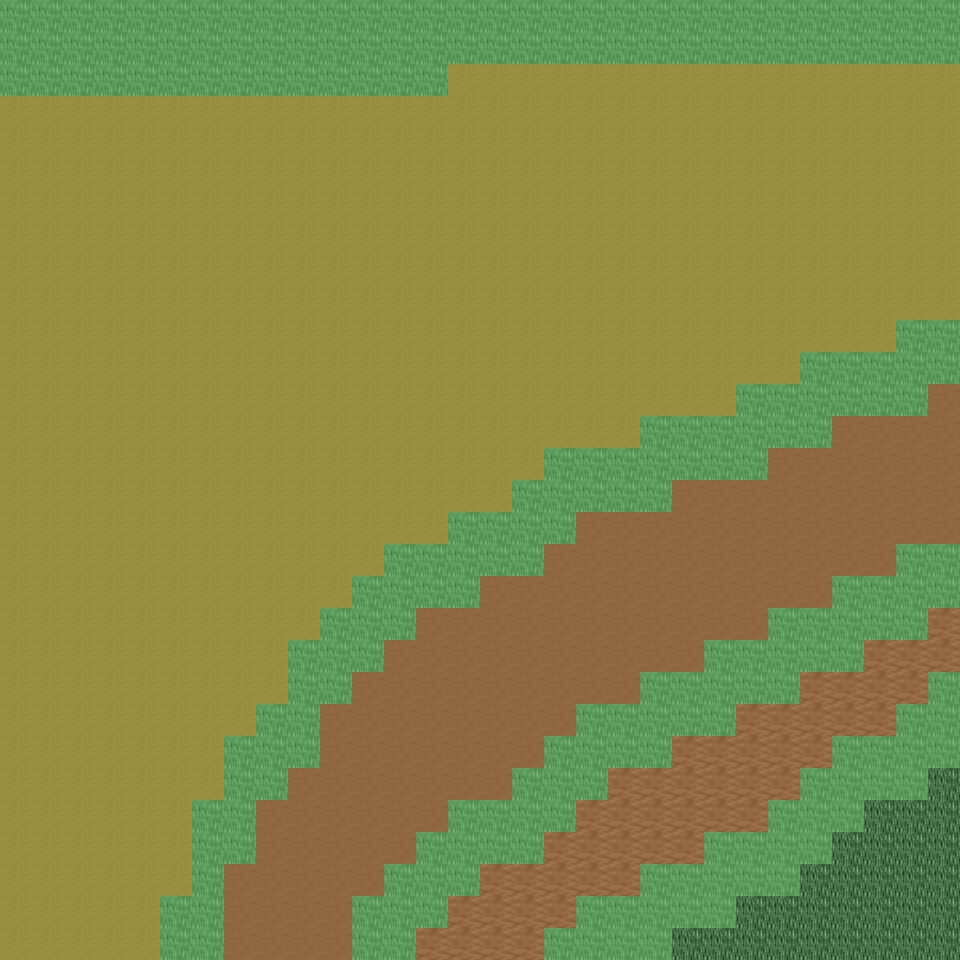

A level layout from a 2D game, rendered from its tile map. Below: a short description, then the map file with tile-grid data replaced by summaries:
An orthogonal 30x30 tile map with 32x32 px tiles, 6 tile layers (Ground, Object, Object2, Above, ...), 37 tilesets and 8 objects (8x mapExit).

<map version="1.0" orientation="orthogonal" renderorder="right-down" width="30" height="30" tilewidth="32" tileheight="32" nextobjectid="9">
  <tileset firstgid="1" name="tileset_ground_ground" tilewidth="32" tileheight="32" tilecount="33" columns="3">
    <image source="../drawable/tileset_ground_ground.png" width="96" height="352" />
  </tileset>
  <tileset firstgid="34" name="tileset_ground_ridge_earth_dark" tilewidth="32" tileheight="32" tilecount="96" columns="12">
    <image source="../drawable/tileset_ground_ridge_earth_dark.png" width="384" height="256" />
  </tileset>
  <tileset firstgid="130" name="tileset_logic_collision" tilewidth="32" tileheight="32" tilecount="1" columns="1">
    <image source="../drawable/tileset_logic_collision.png" width="32" height="32" />
  </tileset>
  <tileset firstgid="131" name="tileset_logic_portal" tilewidth="32" tileheight="32" tilecount="24" columns="8">
    <image source="../drawable/tileset_logic_portal.png" width="256" height="96" />
  </tileset>
  <tileset firstgid="155" name="tileset_building_fence_fence_chunky" tilewidth="32" tileheight="32" tilecount="21" columns="3">
    <image source="../drawable/tileset_building_fence_fence_chunky.png" width="96" height="224" />
  </tileset>
  <tileset firstgid="176" name="tileset_item_statue_girl_with_bird" tilewidth="32" tileheight="32" tilecount="12" columns="4">
    <image source="../drawable/tileset_item_statue_girl_with_bird.png" width="128" height="96" />
  </tileset>
  <tileset firstgid="188" name="tileset_plant_bush_hosta" tilewidth="32" tileheight="32" tilecount="9" columns="3">
    <image source="../drawable/tileset_plant_bush_hosta.png" width="96" height="96" />
  </tileset>
  <tileset firstgid="197" name="tileset_logic_item_sheepfood" tilewidth="32" tileheight="32" tilecount="1" columns="1">
    <image source="../drawable/tileset_logic_item_sheepfood.png" width="32" height="32" />
  </tileset>
  <tileset firstgid="198" name="tileset_ground_rock_rocks_3" tilewidth="32" tileheight="32" tilecount="16" columns="4">
    <image source="../drawable/tileset_ground_rock_rocks_3.png" width="128" height="128" />
  </tileset>
  <tileset firstgid="214" name="tileset_item_statue_crystal_statues" tilewidth="32" tileheight="32" tilecount="12" columns="6">
    <image source="../drawable/tileset_item_statue_crystal_statues.png" width="192" height="64" />
  </tileset>
  <tileset firstgid="226" name="tileset_plant_tree_maple_tree" tilewidth="32" tileheight="32" tilecount="72" columns="8">
    <image source="../drawable/tileset_plant_tree_maple_tree.png" width="256" height="288" />
  </tileset>
  <tileset firstgid="298" name="tileset_plant_stump_small_stump" tilewidth="32" tileheight="32" tilecount="4" columns="2">
    <image source="../drawable/tileset_plant_stump_small_stump.png" width="64" height="64" />
  </tileset>
  <tileset firstgid="302" name="tileset_item_statue_plants_potted_stone" tilewidth="32" tileheight="32" tilecount="6" columns="3">
    <image source="../drawable/tileset_item_statue_plants_potted_stone.png" width="96" height="64" />
  </tileset>
  <tileset firstgid="308" name="tileset_logic_creature_sheep" tilewidth="32" tileheight="32" tilecount="1" columns="1">
    <image source="../drawable/tileset_logic_creature_sheep.png" width="32" height="32" />
  </tileset>
  <tileset firstgid="309" name="tileset_furniture_chair_bench_white" tilewidth="32" tileheight="32" tilecount="8" columns="2">
    <image source="../drawable/tileset_furniture_chair_bench_white.png" width="64" height="128" />
  </tileset>
  <tileset firstgid="317" name="tileset_furniture_sink_dark_side_on" tilewidth="32" tileheight="32" tilecount="6" columns="3">
    <image source="../drawable/tileset_furniture_sink_dark_side_on.png" width="96" height="64" />
  </tileset>
  <tileset firstgid="323" name="tileset_object_birds" tilewidth="32" tileheight="32" tilecount="4" columns="2">
    <image source="../drawable/tileset_object_birds.png" width="64" height="64" />
  </tileset>
  <tileset firstgid="327" name="tileset_logic_creature_animal" tilewidth="32" tileheight="32" tilecount="32" columns="8">
    <image source="../drawable/tileset_logic_creature_animal.png" width="256" height="128" />
  </tileset>
  <tileset firstgid="359" name="tileset_ground_earth_edges" tilewidth="32" tileheight="32" tilecount="18" columns="6">
    <image source="../drawable/tileset_ground_earth_edges.png" width="192" height="96" />
  </tileset>
  <tileset firstgid="377" name="tileset_ground_grass_corners" tilewidth="32" tileheight="32" tilecount="24" columns="6">
    <image source="../drawable/tileset_ground_grass_corners.png" width="192" height="128" />
  </tileset>
  <tileset firstgid="401" name="tileset_building_stairs_stairs_grey" tilewidth="32" tileheight="32" tilecount="6" columns="3">
    <image source="../drawable/tileset_building_stairs_stairs_grey.png" width="96" height="64" />
  </tileset>
  <tileset firstgid="407" name="tileset_logic_creature_ent" tilewidth="32" tileheight="32" tilecount="4" columns="4">
    <image source="../drawable/tileset_logic_creature_ent.png" width="128" height="32" />
  </tileset>
  <tileset firstgid="411" name="tileset_plant_tree_pine_tree" tilewidth="32" tileheight="32" tilecount="20" columns="4">
    <image source="../drawable/tileset_plant_tree_pine_tree.png" width="128" height="160" />
  </tileset>
  <tileset firstgid="431" name="tileset_plant_tree_oak_tree" tilewidth="32" tileheight="32" tilecount="20" columns="4">
    <image source="../drawable/tileset_plant_tree_oak_tree.png" width="128" height="160" />
  </tileset>
  <tileset firstgid="451" name="tileset_plant_tree_chestnut_tree" tilewidth="32" tileheight="32" tilecount="20" columns="4">
    <image source="../drawable/tileset_plant_tree_chestnut_tree.png" width="128" height="160" />
  </tileset>
  <tileset firstgid="471" name="tileset_building_thatched_roof_cottage1" tilewidth="32" tileheight="32" tilecount="20" columns="4">
    <image source="../drawable/tileset_building_thatched_roof_cottage1.png" width="128" height="160" />
  </tileset>
  <tileset firstgid="491" name="tileset_building_thatched_roof_cottage2" tilewidth="32" tileheight="32" tilecount="20" columns="4">
    <image source="../drawable/tileset_building_thatched_roof_cottage2.png" width="128" height="160" />
  </tileset>
  <tileset firstgid="511" name="tileset_logic_item_vegetable" tilewidth="32" tileheight="32" tilecount="16" columns="8">
    <image source="../drawable/tileset_logic_item_vegetable.png" width="256" height="64" />
  </tileset>
  <tileset firstgid="527" name="tileset_object_well" tilewidth="32" tileheight="32" tilecount="4" columns="2">
    <image source="../drawable/tileset_object_well.png" width="64" height="64" />
  </tileset>
  <tileset firstgid="531" name="tileset_plant_flower_flower_bed_1" tilewidth="32" tileheight="32" tilecount="35" columns="7">
    <image source="../drawable/tileset_plant_flower_flower_bed_1.png" width="224" height="160" />
  </tileset>
  <tileset firstgid="566" name="tileset_plant_flower_small_flower_bed" tilewidth="32" tileheight="32" tilecount="12" columns="3">
    <image source="../drawable/tileset_plant_flower_small_flower_bed.png" width="96" height="128" />
  </tileset>
  <tileset firstgid="578" name="tileset_plant_flower_small_flower_bed_2" tilewidth="32" tileheight="32" tilecount="12" columns="3">
    <image source="../drawable/tileset_plant_flower_small_flower_bed_2.png" width="96" height="128" />
  </tileset>
  <tileset firstgid="590" name="tileset_plant_flower_foxgloves" tilewidth="32" tileheight="32" tilecount="4" columns="2">
    <image source="../drawable/tileset_plant_flower_foxgloves.png" width="64" height="64" />
  </tileset>
  <tileset firstgid="594" name="tileset_plant_flower_hothouse_flowers" tilewidth="32" tileheight="32" tilecount="72" columns="6">
    <image source="../drawable/tileset_plant_flower_hothouse_flowers.png" width="192" height="384" />
  </tileset>
  <tileset firstgid="666" name="tileset_plant_bush_bush_mult_colored" tilewidth="32" tileheight="32" tilecount="6" columns="3">
    <image source="../drawable/tileset_plant_bush_bush_mult_colored.png" width="96" height="64" />
  </tileset>
  <tileset firstgid="672" name="tileset_object_ents" tilewidth="32" tileheight="32" tilecount="50" columns="5">
    <image source="../drawable/tileset_object_ents.png" width="160" height="320" />
  </tileset>
  <tileset firstgid="722" name="tileset_ground_green_paving" tilewidth="32" tileheight="32" tilecount="18" columns="3">
    <image source="../drawable/tileset_ground_green_paving.png" width="96" height="192" />
  </tileset>
  <layer name="Ground" width="30" height="30">
    <data>[900 cells, 900 non-empty, 5 distinct tile ids]</data>
  </layer>
  <layer name="Object" width="30" height="30">
    <data>[900 cells, 223 non-empty, 8 distinct tile ids]</data>
  </layer>
  <layer name="Object2" width="30" height="30">
    <data>[900 cells, 0 non-empty, 0 distinct tile ids]</data>
  </layer>
  <layer name="Above" width="30" height="30">
    <data>[900 cells, 0 non-empty, 0 distinct tile ids]</data>
  </layer>
  <layer name="Above2" width="30" height="30">
    <data>[900 cells, 0 non-empty, 0 distinct tile ids]</data>
  </layer>
  <layer name="Walkable" width="30" height="30">
    <data>[900 cells, 223 non-empty, 1 distinct tile ids]</data>
  </layer>
  <objectgroup name="MapEvents">
    <object id="1" name="south" type="mapExit" x="0" y="928" width="160" height="32">
      <properties>
        <property name="map" value="level_0_x187_y9" />
        <property name="x" value="0" />
        <property name="y" value="1" />
      </properties>
    </object>
    <object id="2" name="south2" type="mapExit" x="224" y="928" width="128" height="32">
      <properties>
        <property name="map" value="level_0_x187_y9" />
        <property name="x" value="7" />
        <property name="y" value="1" />
      </properties>
    </object>
    <object id="3" name="south3" type="mapExit" x="416" y="928" width="128" height="32">
      <properties>
        <property name="map" value="level_0_x187_y9" />
        <property name="x" value="13" />
        <property name="y" value="1" />
      </properties>
    </object>
    <object id="4" name="south4" type="mapExit" x="672" y="928" width="288" height="32">
      <properties>
        <property name="map" value="level_0_x187_y9" />
        <property name="x" value="21" />
        <property name="y" value="1" />
      </properties>
    </object>
    <object id="5" name="east" type="mapExit" x="928" y="64" width="32" height="256">
      <properties>
        <property name="map" value="level_0_x188_y8" />
        <property name="x" value="1" />
        <property name="y" value="2" />
      </properties>
    </object>
    <object id="6" name="east2" type="mapExit" x="928" y="384" width="32" height="160">
      <properties>
        <property name="map" value="level_0_x188_y8" />
        <property name="x" value="1" />
        <property name="y" value="12" />
      </properties>
    </object>
    <object id="7" name="east3" type="mapExit" x="928" y="608" width="32" height="64">
      <properties>
        <property name="map" value="level_0_x188_y8" />
        <property name="x" value="1" />
        <property name="y" value="19" />
      </properties>
    </object>
    <object id="8" name="east4" type="mapExit" x="928" y="768" width="32" height="192">
      <properties>
        <property name="map" value="level_0_x188_y8" />
        <property name="x" value="1" />
        <property name="y" value="24" />
      </properties>
    </object>
  </objectgroup>
</map>
